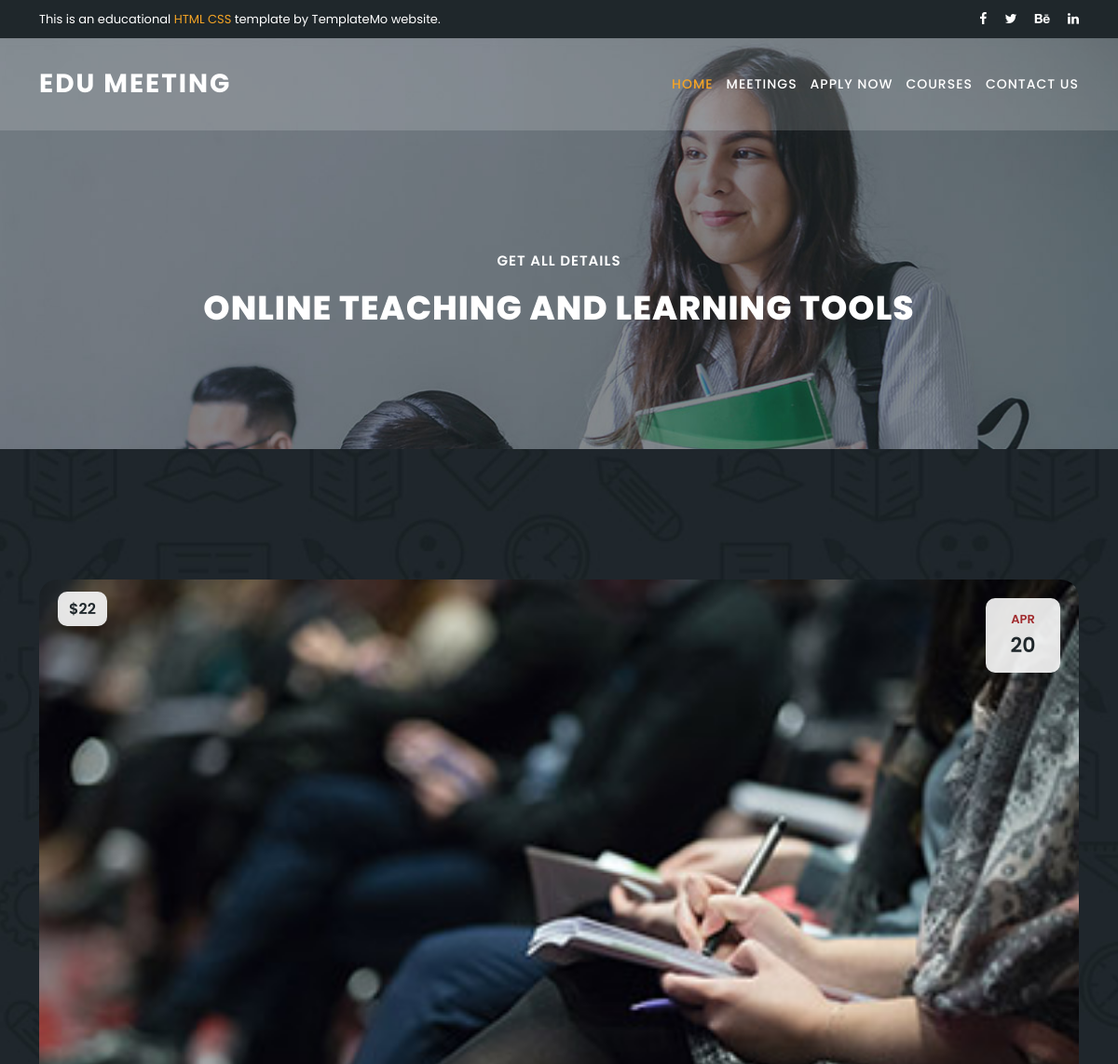
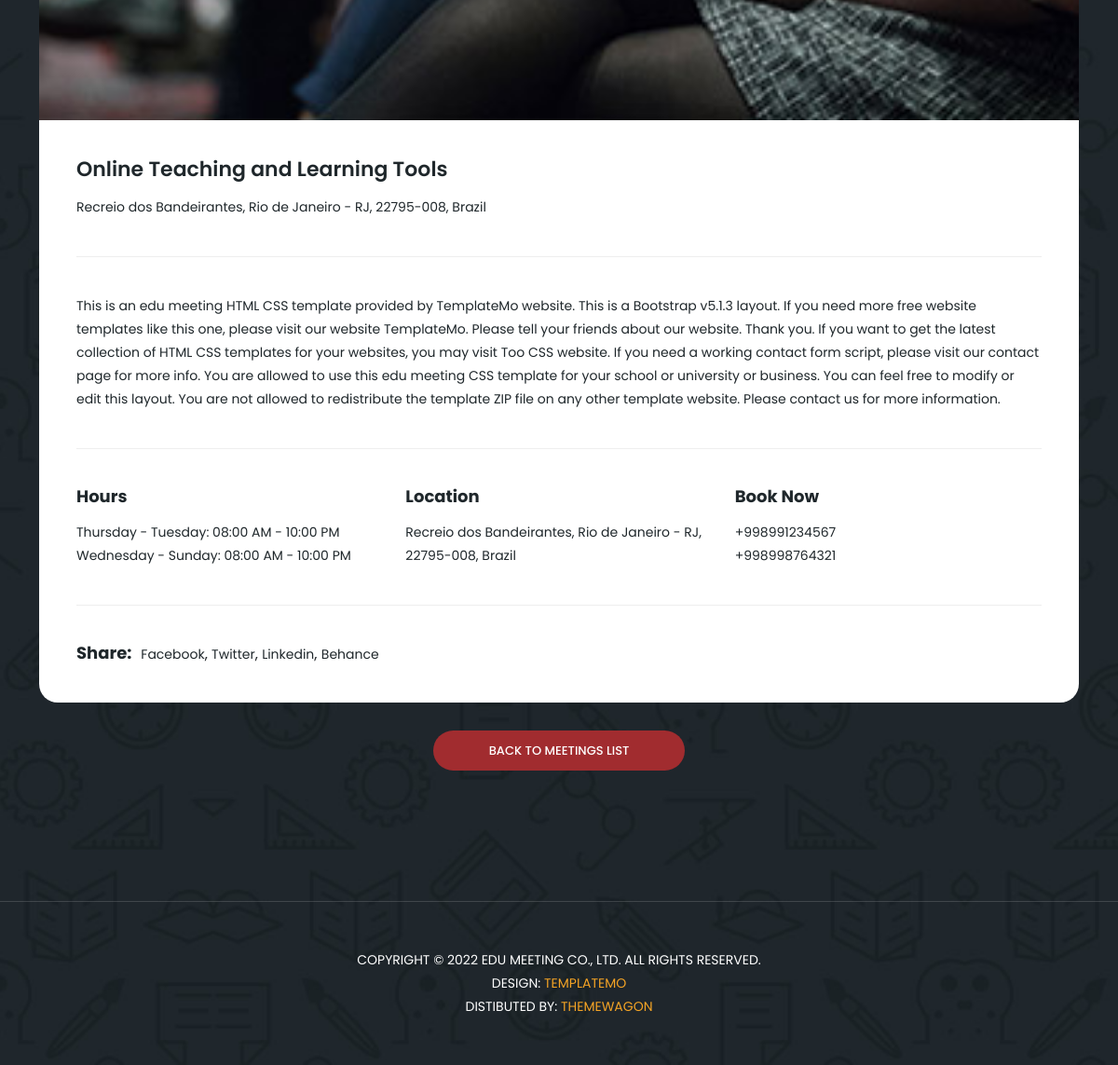
The page /meeting/1/ on the database its author committed (2 pictures, top to bottom).
### meetting/models.py (models this page shows, shortened)
class Meeting(models.Model):
    title = models.CharField(max_length=255)
    content = models.TextField(blank=True, null=True)
    price = models.IntegerField()
    photo = models.ImageField(upload_to='meeting/', help_text="Image size should be 370x215.")
    location = models.CharField(max_length=255)
    class Meta:
        verbose_name = 'Meeting'
        verbose_name_plural = 'Meetings'

class TimeMeeting(models.Model):
    meeting = models.ForeignKey(Meeting, on_delete=models.CASCADE)
    date_meeting_1 = models.DateField(blank=True, null=True)
    time_meeting_1 = models.TimeField(blank=True, null=True)
    date_meeting_2 = models.DateField(blank=True, null=True)
    time_meeting_2 = models.TimeField(blank=True, null=True)

class Phone(models.Model):
    meeting = models.ForeignKey(Meeting, on_delete=models.CASCADE)
    phone = models.CharField(max_length=15, default='+')

### meetting/views.py (the view)
# urls.py: path('meeting/<int:pk>/', meeting_detail, name='meeting_detail'),
def meeting_detail(request, pk):
    meeting = Meeting.objects.get(pk=pk)
    context = {
        'meeting': meeting,
        'title': meeting.title
    }
    return render(request, 'meetting/meeting_detail.html', context)

### meetting/templates/meetting/meeting_detail.html (shortened to what this page needs)
{% extends 'base.html' %}
{% load static %}
{% block main %}
<section class="heading-page header-text" id="top">
    <div class="container">
        <div class="row">
            <div class="col-lg-12">
                <h6>Get all details</h6>
                <h2>Online Teaching and Learning Tools</h2>
            </div>
        </div>
    </div>
</section>
<section class="meetings-page" id="meetings">
    <div class="container">
        <div class="row">
            <div class="col-lg-12">
                <div class="row">
                    <div class="col-lg-12">
                        <div class="meeting-single-item">
                            <div class="thumb">
                                <div class="price">
                                    <span>${{ meeting.price }}</span>
                                </div>
                                <div class="date">
                                    <h6>
                                        {{ meeting.timemeeting_set.all.0.date_meeting_1|date:"M" }}
                                        <span>
                                            {{ meeting.timemeeting_set.all.0.date_meeting_1|date:"j" }}
                                        </span>
                                    </h6>
                                </div>
                                <img src="{{ meeting.photo.url }}" alt="">
                            </div>
                            <div class="down-content">
                                <h4>{{ meeting.title }}</h4>
                                <p>{{ meeting.location }}</p>
                                <p class="description">
                                    {{ meeting.content }}
                                </p>
                                <div class="row">
                                    <div class="col-lg-4">
                                        <div class="hours">
                                            <h5>Hours</h5>
                                            <p>
                                                {% for time_meeting in meeting.timemeeting_set.all %}
                                                {{ time_meeting.date_meeting_1|date:"l" }}
                                                -
                                                {{ time_meeting.date_meeting_2|date:"l" }}:
                                                {{ time_meeting.time_meeting_1|time:"H:i" }} AM
                                                -
                                                {{ time_meeting.time_meeting_2|time:"H:i" }} PM<br>
                                                {% endfor %}
                                            </p>
                                        </div>
                                    </div>
                                    <div class="col-lg-4">
                                        <div class="location">
                                            <h5>Location</h5>
                                            <p>{{ meeting.location }}</p>
                                        </div>
                                    </div>
                                    <div class="col-lg-4">
                                        <div class="book now">
                                            <h5>Book Now</h5>
                                            <p>
                                                {% for phone in meeting.phone_set.all %}
                                                {{ phone.phone }}<br>
                                                {% endfor %}
                                            </p>
                                        </div>
                                    </div>
                                    <div class="col-lg-12">
                                        <div class="share">
                                            <h5>Share:</h5>
                                            <ul>
                                                <li><a href="#">Facebook</a>,</li>
                                                <li><a href="#">Twitter</a>,</li>
                                                <li><a href="#">Linkedin</a>,</li>
                                                <li><a href="#">Behance</a></li>
                                            </ul>
                                        </div>
                                    </div>
                                </div>
                            </div>
                        </div>
                    </div>
                    <div class="col-lg-12">
                        <div class="main-button-red">
                            <a href="meetings.html">Back To Meetings List</a>
                        </div>
                    </div>
                </div>
            </div>
        </div>
    </div>
    <div class="footer">
        <p>Copyright © 2022 Edu Meeting Co., Ltd. All Rights Reserved.
            <br>
            Design: <a href="https://templatemo.com" target="_parent" title="free css templates">TemplateMo</a>
            <br>
            Distibuted By: <a href="https://themewagon.com" target="_blank"
                              title="Build Better UI, Faster">ThemeWagon</a>
        </p>
    </div>
</section>
{% endblock main %}

### static/assets/css/templatemo-edu-meeting.css (style rules this page uses)
html, body, div, span, applet, object, iframe, h1, h2, h3, h4, h5, h6, p, blockquote, div pre, a, abbr, acronym, address, big, cite, code, del, dfn, em, font, img, ins, kbd, q, s, samp, small, strike, strong, sub, sup, tt, var, b, u, i, center, dl, dt, dd, ol, ul, li, figure, header, nav, section, article, aside, footer, figcaption { margin: 0; padding: 0; border: 0; outline: 0; }
ul, li { padding: 0; margin: 0; list-style: none; }
header, nav, section, article, aside, footer, hgroup { display: block; }
* { box-sizing: border-box; }
html, body { font-family: 'Poppins', sans-serif; font-weight: 400; background-color: #fff; font-size: 16px; -ms-text-size-adjust: 100%; -webkit-font-smoothing: antialiased; -moz-osx-font-smoothing: grayscale; }
a { text-decoration: none !important; color: #3CF; }
h1, h2, h3, h4, h5, h6 { margin-top: 0px; margin-bottom: 0px; }
ul { margin-bottom: 0px; }
p { font-size: 14px; line-height: 25px; color: #2a2a2a; }
img { width: 100%; overflow: hidden; }
html, body { background: #fff; font-family: 'Poppins', sans-serif; }
.main-button-red a { font-size: 13px; color: #fff; background-color: #a12c2f; padding: 12px 30px; display: inline-block; border-radius: 22px; font-weight: 500; text-transform: uppercase; transition: all .3s; }
.footer { text-align: center; margin-top: 140px; border-top: 1px solid rgba(250,250,250,0.15); padding: 50px 0px; }
.footer p { text-transform: uppercase; font-size: 14px; color: #fff; }
.footer p a { color: #f5a425; }
section.heading-page { background-image: url(../images/heading-bg.jpg); background-position: center center; background-repeat: no-repeat; background-size: cover; padding-top: 230px; padding-bottom: 110px; text-align: center; }
section.heading-page h6 { margin-top: 0px; font-size: 15px; text-transform: uppercase; font-weight: 600; color: #fff; letter-spacing: 1px; }
section.heading-page h2 { margin-top: 20px; margin-bottom: 20px; font-size: 36px; text-transform: uppercase; font-weight: 800; color: #fff; letter-spacing: 1px; }
section.meetings-page { background-image: url(../images/meetings-page-bg.jpg); background-position: center center; background-attachment: fixed; background-repeat: no-repeat; background-size: cover; padding-top: 140px; padding-bottom: 0px; }
section.meetings-page .main-button-red { text-align: center; }
section.meetings-page .main-button-red a { padding: 12px 60px; text-align: center; margin-top: 30px; }
.meeting-single-item .thumb { position: relative; }
.meeting-single-item .thumb img { border-top-right-radius: 20px; border-top-left-radius: 20px; }
.meeting-single-item .thumb .price { position: absolute; left: 20px; top: 20px; }
.meeting-single-item .thumb .price span { font-size: 16px; color: #1f272b; font-weight: 600; background-color: rgba(250,250,250,0.9); padding: 7px 12px; border-radius: 10px; }
.meeting-single-item .down-content { background-color: #fff; padding: 40px; border-bottom-right-radius: 20px; border-bottom-left-radius: 20px; }
.meeting-single-item .thumb .date { position: absolute; background-color: rgba(250,250,250,0.9); width: 80px; height: 80px; text-align: center; padding: 15px 0px; border-radius: 10px; right: 20px; top: 20px; }
.meeting-single-item .thumb .date h6 { font-size: 13px; text-transform: uppercase; font-weight: 600; color: #a12c2f; }
.meeting-single-item .thumb .date span { display: block; color: #1f272b; font-size: 22px; margin-top: 7px; }
.meeting-single-item .down-content h4 { font-size: 22px; color: #1f272b; font-weight: 600; display: inline-block; margin-bottom: 15px; }
.meeting-single-item .down-content h5 { font-size: 18px; color: #1f272b; font-weight: 700; display: inline-block; margin-bottom: 15px; }
.meeting-single-item .down-content p { color: #1f272b; font-size: 14px; }
.meeting-single-item .down-content p.description { margin-top: 40px; padding-top: 40px; border-top: 1px solid #eee; margin-bottom: 40px; padding-bottom: 40px; border-bottom: 1px solid #eee; }
.meeting-single-item .down-content .share { margin-top: 40px; padding-top: 40px; border-top: 1px solid #eee; }
.meeting-single-item .down-content .share h5 { float: left; margin-right: 10px; margin-bottom: 0px; }
.meeting-single-item .down-content .share ul li { display: inline; }
.meeting-single-item .down-content .share ul li a { font-size: 14px; color: #1f272b; transition: all .3s; }

### rows shown on the page
Meeting: price "22", timemeeting_set.all.0.date_meeting_1 "APR", timemeeting_set.all.0.date_meeting_1 "20", photo (picture), title "Online Teaching and Learning Tools", location "Recreio dos Bandeirantes, Rio de Janeiro - RJ, 22795-008, Brazil", content "This is an edu meeting HTML CSS template provided by TemplateMo website. This is a Bootstrap v5.1.3 layout. If you need more free website templates like this one, please visit our website TemplateMo. Please tell your friends about our website. Thank you. If you want to get the latest collection of HTML CSS templates for your websites, you may visit Too CSS website. If you need a working contact form script, please visit our contact page for more info. You are allowed to use this edu meeting CSS template for your school or university or business. You can feel free to modify or edit this layout. You are not allowed to redistribute the template ZIP file on any other template website. Please…"
TimeMeeting: date_meeting_1 "Thursday", date_meeting_2 "Tuesday", time_meeting_1 "08:00", time_meeting_2 "10:00"
TimeMeeting: date_meeting_1 "Wednesday", date_meeting_2 "Sunday", time_meeting_1 "08:00", time_meeting_2 "10:00"
Phone: phone "+998991234567"
Phone: phone "+998998764321"
